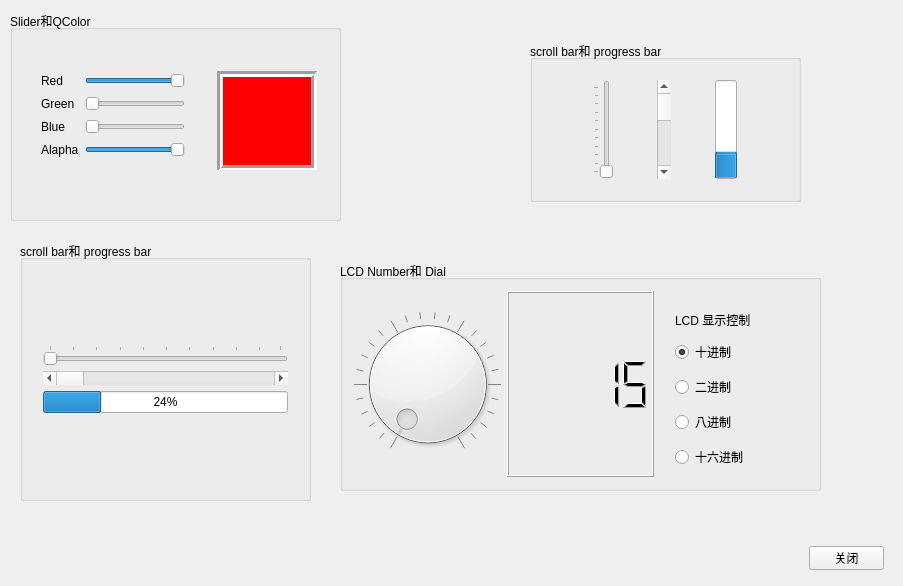
<?xml version="1.0" encoding="UTF-8"?>
<ui version="4.0">
 <class>DemoClass</class>
 <widget class="QMainWindow" name="DemoClass">
  <property name="geometry">
   <rect>
    <x>0</x>
    <y>0</y>
    <width>903</width>
    <height>586</height>
   </rect>
  </property>
  <property name="windowTitle">
   <string>Demo</string>
  </property>
  <property name="styleSheet">
   <string notr="true"/>
  </property>
  <widget class="QWidget" name="centralWidget">
   <widget class="QGroupBox" name="groupBox">
    <property name="geometry">
     <rect>
      <x>10</x>
      <y>10</y>
      <width>331</width>
      <height>211</height>
     </rect>
    </property>
    <property name="sizePolicy">
     <sizepolicy hsizetype="Expanding" vsizetype="Expanding">
      <horstretch>0</horstretch>
      <verstretch>0</verstretch>
     </sizepolicy>
    </property>
    <property name="minimumSize">
     <size>
      <width>331</width>
      <height>211</height>
     </size>
    </property>
    <property name="title">
     <string>Slider和QColor</string>
    </property>
    <property name="alignment">
     <set>Qt::AlignLeading|Qt::AlignLeft|Qt::AlignVCenter</set>
    </property>
    <property name="flat">
     <bool>false</bool>
    </property>
    <property name="checkable">
     <bool>false</bool>
    </property>
    <widget class="QWidget" name="">
     <property name="geometry">
      <rect>
       <x>20</x>
       <y>50</y>
       <width>298</width>
       <height>110</height>
      </rect>
     </property>
     <layout class="QHBoxLayout" name="horizontalLayout">
      <item>
       <layout class="QGridLayout" name="gridLayout">
        <item row="0" column="0">
         <widget class="QLabel" name="label_2">
          <property name="text">
           <string>Red</string>
          </property>
         </widget>
        </item>
        <item row="0" column="1">
         <widget class="QSlider" name="redSlider">
          <property name="minimumSize">
           <size>
            <width>100</width>
            <height>0</height>
           </size>
          </property>
          <property name="maximum">
           <number>255</number>
          </property>
          <property name="value">
           <number>255</number>
          </property>
          <property name="orientation">
           <enum>Qt::Horizontal</enum>
          </property>
         </widget>
        </item>
        <item row="1" column="0">
         <widget class="QLabel" name="label_3">
          <property name="text">
           <string>Green</string>
          </property>
         </widget>
        </item>
        <item row="1" column="1">
         <widget class="QSlider" name="greenSlider">
          <property name="minimumSize">
           <size>
            <width>100</width>
            <height>0</height>
           </size>
          </property>
          <property name="maximum">
           <number>255</number>
          </property>
          <property name="orientation">
           <enum>Qt::Horizontal</enum>
          </property>
         </widget>
        </item>
        <item row="2" column="0">
         <widget class="QLabel" name="label_4">
          <property name="text">
           <string>Blue</string>
          </property>
         </widget>
        </item>
        <item row="2" column="1">
         <widget class="QSlider" name="blueSlider">
          <property name="minimumSize">
           <size>
            <width>100</width>
            <height>0</height>
           </size>
          </property>
          <property name="maximum">
           <number>255</number>
          </property>
          <property name="orientation">
           <enum>Qt::Horizontal</enum>
          </property>
         </widget>
        </item>
        <item row="3" column="0">
         <widget class="QLabel" name="label_5">
          <property name="text">
           <string>Alapha</string>
          </property>
         </widget>
        </item>
        <item row="3" column="1">
         <widget class="QSlider" name="alphaSlider">
          <property name="minimumSize">
           <size>
            <width>100</width>
            <height>0</height>
           </size>
          </property>
          <property name="maximum">
           <number>255</number>
          </property>
          <property name="value">
           <number>255</number>
          </property>
          <property name="orientation">
           <enum>Qt::Horizontal</enum>
          </property>
         </widget>
        </item>
       </layout>
      </item>
      <item>
       <spacer name="horizontalSpacer">
        <property name="orientation">
         <enum>Qt::Horizontal</enum>
        </property>
        <property name="sizeHint" stdset="0">
         <size>
          <width>40</width>
          <height>20</height>
         </size>
        </property>
       </spacer>
      </item>
      <item>
       <widget class="QTextEdit" name="colorDisplay">
        <property name="sizePolicy">
         <sizepolicy hsizetype="Fixed" vsizetype="Fixed">
          <horstretch>0</horstretch>
          <verstretch>0</verstretch>
         </sizepolicy>
        </property>
        <property name="minimumSize">
         <size>
          <width>100</width>
          <height>100</height>
         </size>
        </property>
        <property name="maximumSize">
         <size>
          <width>100</width>
          <height>100</height>
         </size>
        </property>
        <property name="sizeIncrement">
         <size>
          <width>0</width>
          <height>0</height>
         </size>
        </property>
        <property name="palette">
         <palette>
          <active>
           <colorrole role="Base">
            <brush brushstyle="SolidPattern">
             <color alpha="255">
              <red>255</red>
              <green>0</green>
              <blue>0</blue>
             </color>
            </brush>
           </colorrole>
          </active>
          <inactive>
           <colorrole role="Base">
            <brush brushstyle="SolidPattern">
             <color alpha="255">
              <red>255</red>
              <green>0</green>
              <blue>0</blue>
             </color>
            </brush>
           </colorrole>
          </inactive>
          <disabled>
           <colorrole role="Base">
            <brush brushstyle="SolidPattern">
             <color alpha="255">
              <red>240</red>
              <green>240</green>
              <blue>240</blue>
             </color>
            </brush>
           </colorrole>
          </disabled>
         </palette>
        </property>
        <property name="layoutDirection">
         <enum>Qt::LeftToRight</enum>
        </property>
        <property name="frameShape">
         <enum>QFrame::Box</enum>
        </property>
        <property name="frameShadow">
         <enum>QFrame::Sunken</enum>
        </property>
        <property name="lineWidth">
         <number>3</number>
        </property>
        <property name="verticalScrollBarPolicy">
         <enum>Qt::ScrollBarAsNeeded</enum>
        </property>
        <property name="horizontalScrollBarPolicy">
         <enum>Qt::ScrollBarAsNeeded</enum>
        </property>
        <property name="html">
         <string>&lt;!DOCTYPE HTML PUBLIC &quot;-//W3C//DTD HTML 4.0//EN&quot; &quot;http://www.w3.org/TR/REC-html40/strict.dtd&quot;&gt;
&lt;html&gt;&lt;head&gt;&lt;meta name=&quot;qrichtext&quot; content=&quot;1&quot; /&gt;&lt;style type=&quot;text/css&quot;&gt;
p, li { white-space: pre-wrap; }
&lt;/style&gt;&lt;/head&gt;&lt;body style=&quot; font-family:'SimSun'; font-size:9pt; font-weight:400; font-style:normal;&quot;&gt;
&lt;p style=&quot;-qt-paragraph-type:empty; margin-top:0px; margin-bottom:0px; margin-left:0px; margin-right:0px; -qt-block-indent:0; text-indent:0px; font-family:'SimSun';&quot;&gt;&lt;br /&gt;&lt;/p&gt;&lt;/body&gt;&lt;/html&gt;</string>
        </property>
       </widget>
      </item>
     </layout>
    </widget>
   </widget>
   <widget class="QPushButton" name="btnClose">
    <property name="geometry">
     <rect>
      <x>809</x>
      <y>546</y>
      <width>75</width>
      <height>24</height>
     </rect>
    </property>
    <property name="text">
     <string>关闭</string>
    </property>
    <property name="icon">
     <iconset resource="../resource/demo.qrc">
      <normaloff>:/icon/images/exit.svg</normaloff>:/icon/images/exit.svg</iconset>
    </property>
   </widget>
   <widget class="QGroupBox" name="groupBox_3">
    <property name="geometry">
     <rect>
      <x>20</x>
      <y>240</y>
      <width>291</width>
      <height>261</height>
     </rect>
    </property>
    <property name="title">
     <string>scroll bar和 progress bar</string>
    </property>
    <property name="alignment">
     <set>Qt::AlignLeading|Qt::AlignLeft|Qt::AlignVCenter</set>
    </property>
    <property name="flat">
     <bool>false</bool>
    </property>
    <property name="checkable">
     <bool>false</bool>
    </property>
    <layout class="QGridLayout" name="gridLayout_4">
     <property name="leftMargin">
      <number>20</number>
     </property>
     <property name="rightMargin">
      <number>20</number>
     </property>
     <item row="0" column="0">
      <layout class="QVBoxLayout" name="verticalLayout">
       <item>
        <widget class="QSlider" name="verticalSlider_3">
         <property name="tracking">
          <bool>true</bool>
         </property>
         <property name="orientation">
          <enum>Qt::Horizontal</enum>
         </property>
         <property name="tickPosition">
          <enum>QSlider::TicksAbove</enum>
         </property>
        </widget>
       </item>
       <item>
        <widget class="QScrollBar" name="verticalScrollBar_2">
         <property name="orientation">
          <enum>Qt::Horizontal</enum>
         </property>
        </widget>
       </item>
       <item>
        <widget class="QProgressBar" name="progressBar_2">
         <property name="value">
          <number>24</number>
         </property>
         <property name="alignment">
          <set>Qt::AlignBottom|Qt::AlignRight|Qt::AlignTrailing</set>
         </property>
         <property name="textVisible">
          <bool>true</bool>
         </property>
         <property name="orientation">
          <enum>Qt::Horizontal</enum>
         </property>
        </widget>
       </item>
      </layout>
     </item>
    </layout>
   </widget>
   <widget class="QGroupBox" name="groupBox_4">
    <property name="geometry">
     <rect>
      <x>340</x>
      <y>260</y>
      <width>481</width>
      <height>231</height>
     </rect>
    </property>
    <property name="title">
     <string>LCD Number和 Dial</string>
    </property>
    <property name="alignment">
     <set>Qt::AlignLeading|Qt::AlignLeft|Qt::AlignVCenter</set>
    </property>
    <property name="flat">
     <bool>false</bool>
    </property>
    <property name="checkable">
     <bool>false</bool>
    </property>
    <layout class="QHBoxLayout" name="horizontalLayout_2">
     <item>
      <widget class="QDial" name="dial">
       <property name="value">
        <number>0</number>
       </property>
       <property name="wrapping">
        <bool>false</bool>
       </property>
       <property name="notchesVisible">
        <bool>true</bool>
       </property>
      </widget>
     </item>
     <item>
      <widget class="QLCDNumber" name="lcdNumber">
       <property name="digitCount">
        <number>5</number>
       </property>
       <property name="value" stdset="0">
        <double>15.000000000000000</double>
       </property>
      </widget>
     </item>
     <item>
      <layout class="QVBoxLayout" name="verticalLayout_2">
       <property name="leftMargin">
        <number>15</number>
       </property>
       <property name="topMargin">
        <number>15</number>
       </property>
       <item>
        <widget class="QLabel" name="label">
         <property name="sizePolicy">
          <sizepolicy hsizetype="Fixed" vsizetype="Fixed">
           <horstretch>0</horstretch>
           <verstretch>0</verstretch>
          </sizepolicy>
         </property>
         <property name="text">
          <string>LCD 显示控制</string>
         </property>
        </widget>
       </item>
       <item>
        <widget class="QRadioButton" name="radioButton">
         <property name="text">
          <string>十进制</string>
         </property>
         <property name="checked">
          <bool>true</bool>
         </property>
        </widget>
       </item>
       <item>
        <widget class="QRadioButton" name="radioButton_2">
         <property name="text">
          <string>二进制</string>
         </property>
        </widget>
       </item>
       <item>
        <widget class="QRadioButton" name="radioButton_3">
         <property name="text">
          <string>八进制</string>
         </property>
        </widget>
       </item>
       <item>
        <widget class="QRadioButton" name="radioButton_4">
         <property name="text">
          <string>十六进制</string>
         </property>
        </widget>
       </item>
      </layout>
     </item>
    </layout>
   </widget>
   <widget class="QGroupBox" name="groupBox_2">
    <property name="geometry">
     <rect>
      <x>530</x>
      <y>40</y>
      <width>271</width>
      <height>162</height>
     </rect>
    </property>
    <property name="title">
     <string>scroll bar和 progress bar</string>
    </property>
    <property name="alignment">
     <set>Qt::AlignLeading|Qt::AlignLeft|Qt::AlignVCenter</set>
    </property>
    <property name="flat">
     <bool>false</bool>
    </property>
    <property name="checkable">
     <bool>false</bool>
    </property>
    <layout class="QGridLayout" name="gridLayout_3">
     <property name="leftMargin">
      <number>22</number>
     </property>
     <property name="topMargin">
      <number>20</number>
     </property>
     <property name="rightMargin">
      <number>22</number>
     </property>
     <property name="bottomMargin">
      <number>20</number>
     </property>
     <item row="1" column="2">
      <widget class="QProgressBar" name="progressBar">
       <property name="value">
        <number>24</number>
       </property>
       <property name="alignment">
        <set>Qt::AlignBottom|Qt::AlignRight|Qt::AlignTrailing</set>
       </property>
       <property name="textVisible">
        <bool>true</bool>
       </property>
       <property name="orientation">
        <enum>Qt::Vertical</enum>
       </property>
      </widget>
     </item>
     <item row="1" column="1">
      <widget class="QScrollBar" name="verticalScrollBar">
       <property name="orientation">
        <enum>Qt::Vertical</enum>
       </property>
      </widget>
     </item>
     <item row="1" column="0">
      <widget class="QSlider" name="verticalSlider_2">
       <property name="tracking">
        <bool>true</bool>
       </property>
       <property name="orientation">
        <enum>Qt::Vertical</enum>
       </property>
       <property name="tickPosition">
        <enum>QSlider::TicksAbove</enum>
       </property>
      </widget>
     </item>
    </layout>
   </widget>
  </widget>
 </widget>
 <layoutdefault spacing="6" margin="11"/>
 <resources>
  <include location="../resource/demo.qrc"/>
 </resources>
 <connections>
  <connection>
   <sender>btnClose</sender>
   <signal>clicked()</signal>
   <receiver>DemoClass</receiver>
   <slot>close()</slot>
   <hints>
    <hint type="sourcelabel">
     <x>883</x>
     <y>569</y>
    </hint>
    <hint type="destinationlabel">
     <x>466</x>
     <y>366</y>
    </hint>
   </hints>
  </connection>
 </connections>
</ui>
